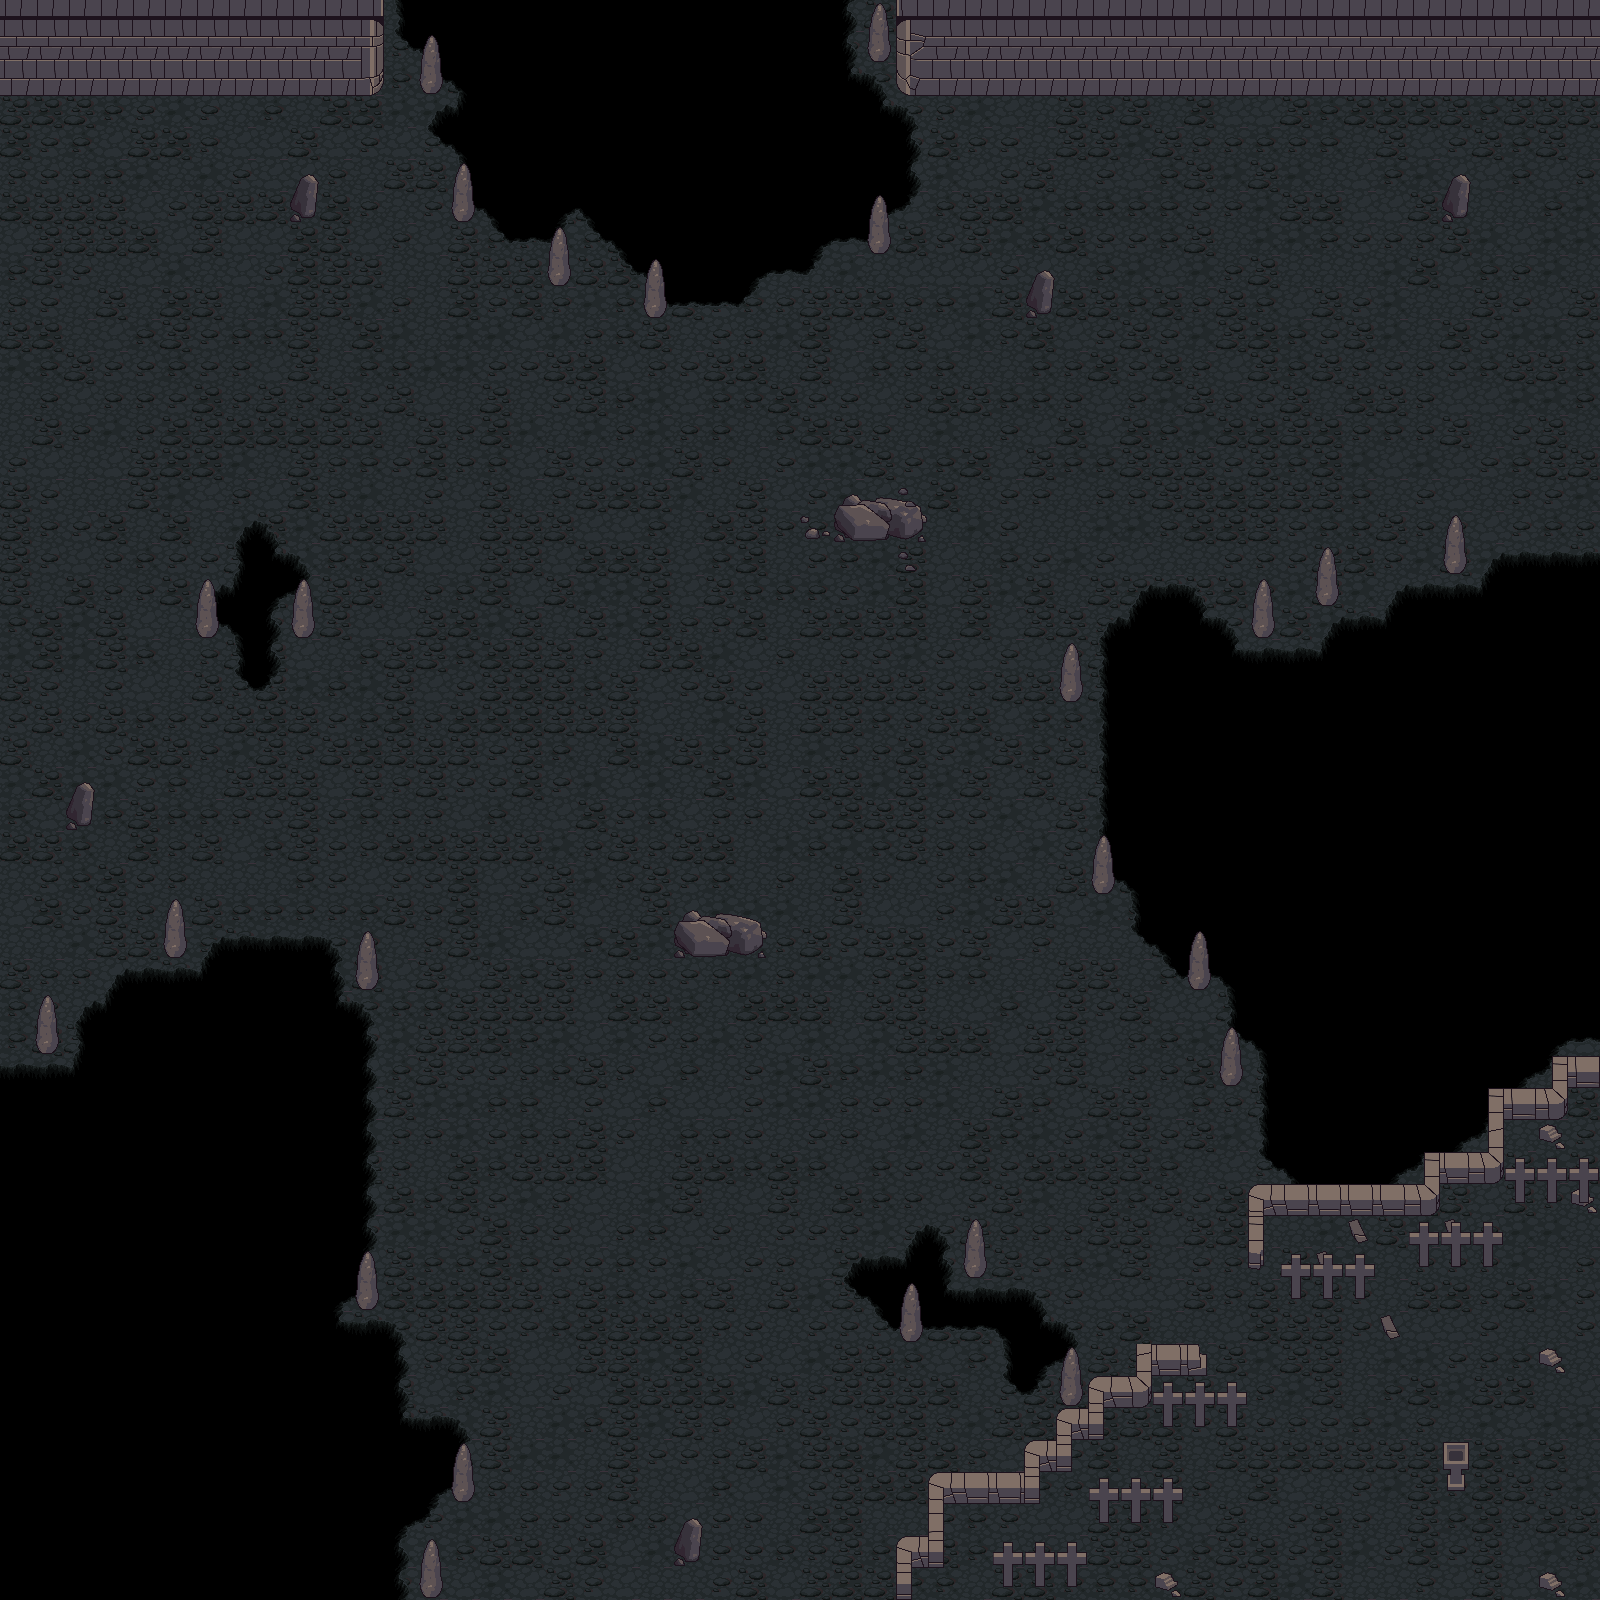

This is a level from a 2D game, rendered from its Tiled map with the project's own tilesets. A one-line summary and the map file follow, with tile-layer data summarised:
An orthogonal 50x50 tile map with 32x32 px tiles, 3 tile layers (bot, middle, top).

<map version="1.2" tiledversion="1.3.1" orientation="orthogonal" renderorder="right-down" compressionlevel="0" width="50" height="50" tilewidth="32" tileheight="32" infinite="0" nextlayerid="7" nextobjectid="1">
 <tileset firstgid="1" name="terrain_atlas" tilewidth="32" tileheight="32" tilecount="1024" columns="32">
  <image source="terrain_atlas.png" width="1024" height="1024" />
  <tile id="24">
   <properties>
    <property name="collides" type="bool" value="true" />
   </properties>
  </tile>
  <tile id="25">
   <properties>
    <property name="collides" type="bool" value="true" />
   </properties>
  </tile>
  <tile id="26">
   <properties>
    <property name="collides" type="bool" value="true" />
   </properties>
  </tile>
  <tile id="27">
   <properties>
    <property name="collides" type="bool" value="true" />
   </properties>
  </tile>
  <tile id="28">
   <properties>
    <property name="collides" type="bool" value="true" />
   </properties>
  </tile>
  <tile id="29">
   <properties>
    <property name="collides" type="bool" value="true" />
   </properties>
  </tile>
  <tile id="56">
   <properties>
    <property name="collides" type="bool" value="true" />
   </properties>
  </tile>
  <tile id="57">
   <properties>
    <property name="collides" type="bool" value="true" />
   </properties>
  </tile>
  <tile id="58">
   <properties>
    <property name="collides" type="bool" value="true" />
   </properties>
  </tile>
  <tile id="59">
   <properties>
    <property name="collides" type="bool" value="true" />
   </properties>
  </tile>
  <tile id="60">
   <properties>
    <property name="collides" type="bool" value="true" />
   </properties>
  </tile>
  <tile id="61">
   <properties>
    <property name="collides" type="bool" value="true" />
   </properties>
  </tile>
  <tile id="88">
   <properties>
    <property name="collides" type="bool" value="true" />
   </properties>
  </tile>
  <tile id="89">
   <properties>
    <property name="collides" type="bool" value="true" />
   </properties>
  </tile>
  <tile id="90">
   <properties>
    <property name="collides" type="bool" value="true" />
   </properties>
  </tile>
  <tile id="91">
   <properties>
    <property name="collides" type="bool" value="true" />
   </properties>
  </tile>
  <tile id="92">
   <properties>
    <property name="collides" type="bool" value="true" />
   </properties>
  </tile>
  <tile id="93">
   <properties>
    <property name="collides" type="bool" value="true" />
   </properties>
  </tile>
  <tile id="120">
   <properties>
    <property name="collides" type="bool" value="true" />
   </properties>
  </tile>
  <tile id="121">
   <properties>
    <property name="collides" type="bool" value="true" />
   </properties>
  </tile>
  <tile id="122">
   <properties>
    <property name="collides" type="bool" value="true" />
   </properties>
  </tile>
  <tile id="123">
   <properties>
    <property name="collides" type="bool" value="true" />
   </properties>
  </tile>
  <tile id="124">
   <properties>
    <property name="collides" type="bool" value="true" />
   </properties>
  </tile>
  <tile id="125">
   <properties>
    <property name="collides" type="bool" value="true" />
   </properties>
  </tile>
  <tile id="152">
   <properties>
    <property name="collides" type="bool" value="true" />
   </properties>
  </tile>
  <tile id="153">
   <properties>
    <property name="collides" type="bool" value="true" />
   </properties>
  </tile>
  <tile id="154">
   <properties>
    <property name="collides" type="bool" value="true" />
   </properties>
  </tile>
  <tile id="155">
   <properties>
    <property name="collides" type="bool" value="true" />
   </properties>
  </tile>
  <tile id="156">
   <properties>
    <property name="collides" type="bool" value="true" />
   </properties>
  </tile>
  <tile id="157">
   <properties>
    <property name="collides" type="bool" value="true" />
   </properties>
  </tile>
  <tile id="159">
   <properties>
    <property name="collides" type="bool" value="true" />
   </properties>
  </tile>
  <tile id="268">
   <properties>
    <property name="collides" type="bool" value="true" />
   </properties>
  </tile>
  <tile id="269">
   <properties>
    <property name="collides" type="bool" value="true" />
   </properties>
  </tile>
  <tile id="270">
   <properties>
    <property name="collides" type="bool" value="true" />
   </properties>
  </tile>
  <tile id="300">
   <properties>
    <property name="collides" type="bool" value="true" />
   </properties>
  </tile>
  <tile id="301">
   <properties>
    <property name="collides" type="bool" value="true" />
   </properties>
  </tile>
  <tile id="302">
   <properties>
    <property name="collides" type="bool" value="true" />
   </properties>
  </tile>
  <tile id="332">
   <properties>
    <property name="collides" type="bool" value="true" />
   </properties>
  </tile>
  <tile id="333">
   <properties>
    <property name="collides" type="bool" value="true" />
   </properties>
  </tile>
  <tile id="334">
   <properties>
    <property name="collides" type="bool" value="true" />
   </properties>
  </tile>
  <tile id="634">
   <properties>
    <property name="collides" type="bool" value="true" />
   </properties>
  </tile>
  <tile id="637">
   <properties>
    <property name="collides" type="bool" value="true" />
   </properties>
  </tile>
  <tile id="686">
   <properties>
    <property name="collides" type="bool" value="true" />
   </properties>
  </tile>
  <tile id="687">
   <properties>
    <property name="collides" type="bool" value="true" />
   </properties>
  </tile>
  <tile id="698">
   <properties>
    <property name="collides" type="bool" value="true" />
   </properties>
  </tile>
  <tile id="699">
   <properties>
    <property name="collides" type="bool" value="true" />
   </properties>
  </tile>
  <tile id="700">
   <properties>
    <property name="collides" type="bool" value="true" />
   </properties>
  </tile>
  <tile id="701">
   <properties>
    <property name="collides" type="bool" value="true" />
   </properties>
  </tile>
  <tile id="702">
   <properties>
    <property name="collides" type="bool" value="true" />
   </properties>
  </tile>
  <tile id="703">
   <properties>
    <property name="collides" type="bool" value="true" />
   </properties>
  </tile>
  <tile id="718">
   <properties>
    <property name="collides" type="bool" value="true" />
   </properties>
  </tile>
  <tile id="719">
   <properties>
    <property name="collides" type="bool" value="true" />
   </properties>
  </tile>
  <tile id="730">
   <properties>
    <property name="collides" type="bool" value="true" />
   </properties>
  </tile>
  <tile id="731">
   <properties>
    <property name="collides" type="bool" value="true" />
   </properties>
  </tile>
  <tile id="732">
   <properties>
    <property name="collides" type="bool" value="true" />
   </properties>
  </tile>
  <tile id="733">
   <properties>
    <property name="collides" type="bool" value="true" />
   </properties>
  </tile>
  <tile id="734">
   <properties>
    <property name="collides" type="bool" value="true" />
   </properties>
  </tile>
  <tile id="735">
   <properties>
    <property name="collides" type="bool" value="true" />
   </properties>
  </tile>
  <tile id="752">
   <properties>
    <property name="collides" type="bool" value="true" />
   </properties>
  </tile>
  <tile id="753">
   <properties>
    <property name="collides" type="bool" value="true" />
   </properties>
  </tile>
  <tile id="754">
   <properties>
    <property name="collides" type="bool" value="true" />
   </properties>
  </tile>
  <tile id="763">
   <properties>
    <property name="collides" type="bool" value="true" />
   </properties>
  </tile>
  <tile id="764">
   <properties>
    <property name="collides" type="bool" value="true" />
   </properties>
  </tile>
  <tile id="784">
   <properties>
    <property name="collides" type="bool" value="true" />
   </properties>
  </tile>
  <tile id="785">
   <properties>
    <property name="collides" type="bool" value="true" />
   </properties>
  </tile>
  <tile id="786">
   <properties>
    <property name="collides" type="bool" value="true" />
   </properties>
  </tile>
  <tile id="795">
   <properties>
    <property name="collides" type="bool" value="true" />
   </properties>
  </tile>
  <tile id="796">
   <properties>
    <property name="collides" type="bool" value="true" />
   </properties>
  </tile>
  <tile id="816">
   <properties>
    <property name="collides" type="bool" value="true" />
   </properties>
  </tile>
  <tile id="817">
   <properties>
    <property name="collides" type="bool" value="true" />
   </properties>
  </tile>
  <tile id="818">
   <properties>
    <property name="collides" type="bool" value="true" />
   </properties>
  </tile>
  <tile id="852">
   <properties>
    <property name="collides" type="bool" value="true" />
   </properties>
  </tile>
  <tile id="853">
   <properties>
    <property name="collides" type="bool" value="true" />
   </properties>
  </tile>
  <tile id="854">
   <properties>
    <property name="collides" type="bool" value="true" />
   </properties>
  </tile>
  <tile id="855">
   <properties>
    <property name="collides" type="bool" value="true" />
   </properties>
  </tile>
  <tile id="856">
   <properties>
    <property name="collides" type="bool" value="true" />
   </properties>
  </tile>
  <tile id="857">
   <properties>
    <property name="collides" type="bool" value="true" />
   </properties>
  </tile>
  <tile id="858">
   <properties>
    <property name="collides" type="bool" value="true" />
   </properties>
  </tile>
  <tile id="859">
   <properties>
    <property name="collides" type="bool" value="true" />
   </properties>
  </tile>
  <tile id="860">
   <properties>
    <property name="collides" type="bool" value="true" />
   </properties>
  </tile>
  <tile id="861">
   <properties>
    <property name="collides" type="bool" value="true" />
   </properties>
  </tile>
  <tile id="884">
   <properties>
    <property name="collides" type="bool" value="true" />
   </properties>
  </tile>
  <tile id="885">
   <properties>
    <property name="collides" type="bool" value="true" />
   </properties>
  </tile>
  <tile id="886">
   <properties>
    <property name="collides" type="bool" value="true" />
   </properties>
  </tile>
  <tile id="887">
   <properties>
    <property name="collides" type="bool" value="true" />
   </properties>
  </tile>
  <tile id="888">
   <properties>
    <property name="collides" type="bool" value="true" />
   </properties>
  </tile>
  <tile id="889">
   <properties>
    <property name="collides" type="bool" value="true" />
   </properties>
  </tile>
  <tile id="890">
   <properties>
    <property name="collides" type="bool" value="true" />
   </properties>
  </tile>
  <tile id="891">
   <properties>
    <property name="collides" type="bool" value="true" />
   </properties>
  </tile>
  <tile id="892">
   <properties>
    <property name="collides" type="bool" value="true" />
   </properties>
  </tile>
  <tile id="893">
   <properties>
    <property name="collides" type="bool" value="true" />
   </properties>
  </tile>
  <tile id="916">
   <properties>
    <property name="collides" type="bool" value="true" />
   </properties>
  </tile>
  <tile id="917">
   <properties>
    <property name="collides" type="bool" value="true" />
   </properties>
  </tile>
  <tile id="918">
   <properties>
    <property name="collides" type="bool" value="true" />
   </properties>
  </tile>
  <tile id="919">
   <properties>
    <property name="collides" type="bool" value="true" />
   </properties>
  </tile>
  <tile id="920">
   <properties>
    <property name="collides" type="bool" value="true" />
   </properties>
  </tile>
  <tile id="921">
   <properties>
    <property name="collides" type="bool" value="true" />
   </properties>
  </tile>
  <tile id="922">
   <properties>
    <property name="collides" type="bool" value="true" />
   </properties>
  </tile>
  <tile id="1022">
   <properties>
    <property name="collides" type="bool" value="true" />
   </properties>
  </tile>
 </tileset>
 <layer id="6" name="bot" width="50" height="50">
  <data>[2500 cells, 2500 non-empty, 3 distinct tile ids]</data>
 </layer>
 <layer id="5" name="middle" width="50" height="50">
  <data>[2500 cells, 2500 non-empty, 20 distinct tile ids]</data>
 </layer>
 <layer id="3" name="top" width="50" height="50">
  <data>[2500 cells, 876 non-empty, 46 distinct tile ids]</data>
 </layer>
</map>
